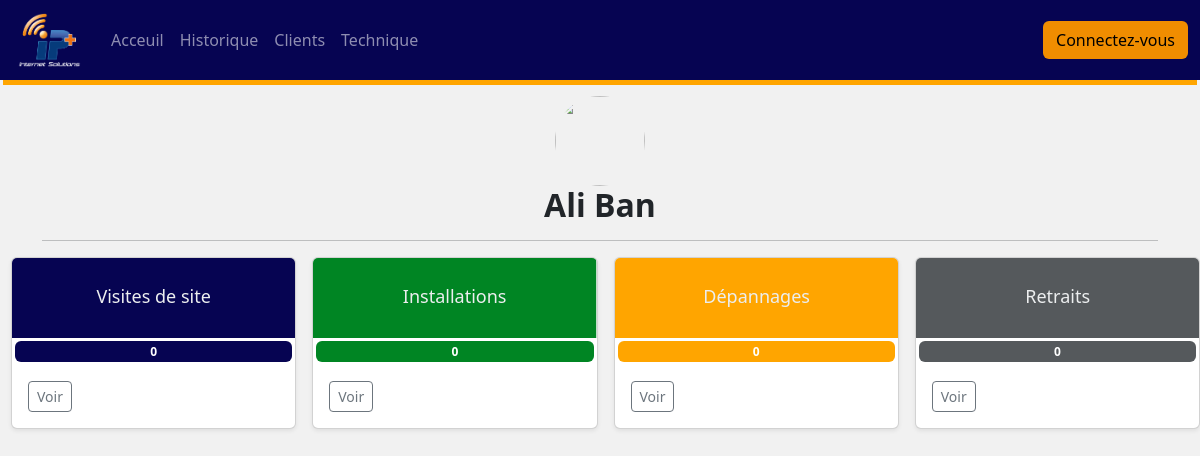
The app's page /info/5, older data.
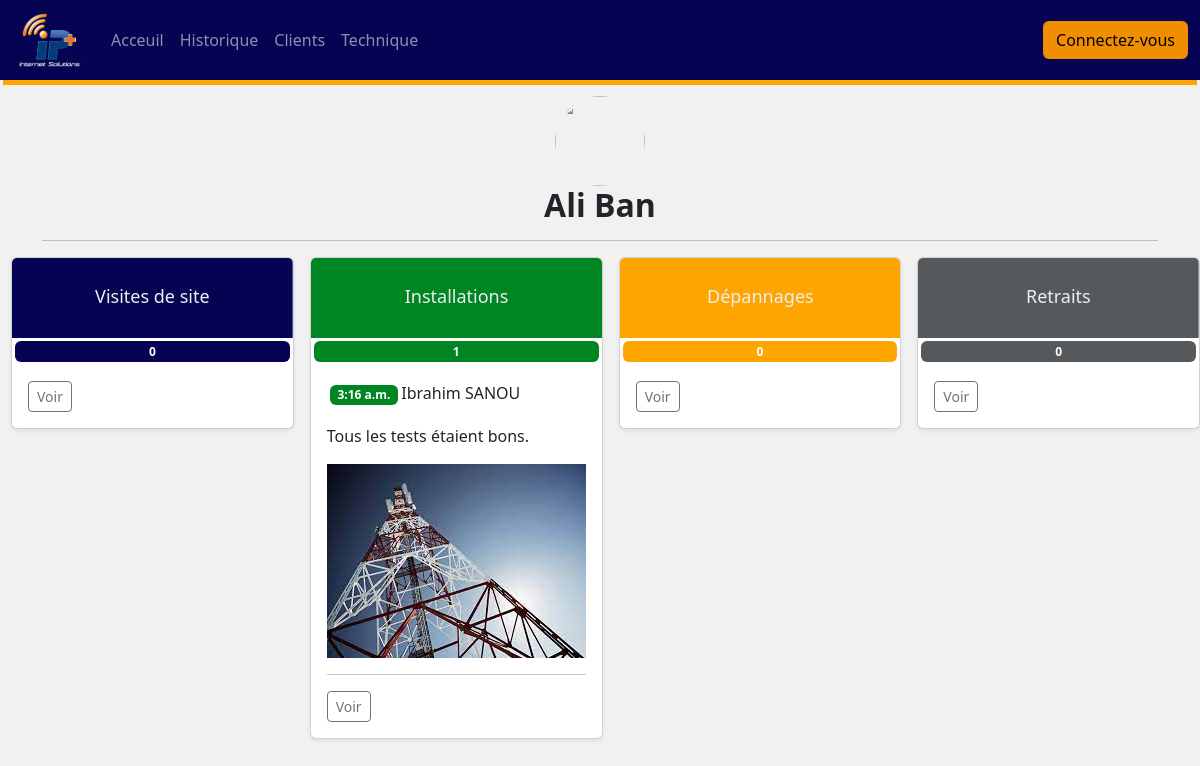
The same page, newer data.
### home/models.py (models this page shows, shortened)
class Installation(models.Model):
    date = models.DateField(auto_now_add=True)
    heure = models.TimeField(auto_now_add=True)
    comment = models.TextField(max_length=250)
    etat = models.CharField(max_length=4,choices=choix, default="oui")
    employe = models.ManyToManyField(Employe, blank=True)
    client = models.OneToOneField(Client,on_delete=models.CASCADE)
    caractéristique = models.ImageField(null=True)
    mat = models.ImageField(null=True)

class Client(models.Model):
    first_name = models.CharField(max_length=30)
    last_name = models.CharField(max_length=40)
    phone_number = models.IntegerField()

### home/views.py (the view)
# urls.py: path('info/<int:id>', views.infoActEmploy, name='infoActEmploy'),
def infoActEmploy(request,id):
    visite = Visite.objects.filter(employe__pk=id,date=datetime.now())
    installation = Installation.objects.filter(employe__pk=id,date=datetime.now())
    depannage = Depannage.objects.filter(employe__pk=id,date=datetime.now())
    retrait = Retrait.objects.filter(employe__pk=id,date=datetime.now())
    user = Employe.objects.filter(pk=id)
    context = {
        'visites' : visite,
        'nbr_visite' : len(visite),
        'installations' : installation,
        'nbr_installation' : len(installation),
        'depannages' : depannage,
        'nbr_depannage' : len(depannage),
        'retraits' : retrait,
        'nbr_retrait' : len(retrait),
        'user' : user[0]
    }
    return render(request, 'home/infoActEmploy.html',context)

### home/templates/home/infoActEmploy.html (shortened to what this page needs)
{% extends './base.html' %}
{% load static %}
    {% block content %}
        <br><br><br><br>
            <div class="container team">
                    <div class="col ajust">
                        <img src={% static 'image/perso.png' %}  alt="" class="profil2">
                      <h2>{{ user.first_name }} {{ user.last_name }}</h2>
                    </div>
                    <hr>
                </div>
            <div class="album  gris">
              <div>
                <div class="row g-3" style="margin-left: 3px ;">
                  <div class="col">
                    <div class="card shadow-sm">
                      <svg class="bd-placeholder-img card-img-top" width="100%" height="80" xmlns="http://www.w3.org/2000/svg" role="img" aria-label="Placeholder: Thumbnail" preserveAspectRatio="xMidYMid slice" focusable="false"><title>Placeholder</title><rect width="100%" height="100%" fill="#060452"/><text x="50%" y="50%" fill="#eceeef" dy=".3em">Visites de site<span class="badge bleu">{{nbr_visite}}</span></text></svg>
                      <div class="card-body">
                        <a href="{% url 'historique'%}#v"><button type="button" class="btn btn-sm btn-outline-secondary">Voir</button></a>
                      </div>
                    </div>
                  </div>
                  <div class="col">
                    <div class="card shadow-sm">
                      <svg class="bd-placeholder-img card-img-top" width="100%" height="80" xmlns="http://www.w3.org/2000/svg" role="img" aria-label="Placeholder: Thumbnail" preserveAspectRatio="xMidYMid slice" focusable="false"><title>Placeholder</title><rect width="100%" height="100%" fill="#008523"/><text x="50%" y="50%" fill="#eceeef" dy=".3em">Installations<span class="badge vert">{{nbr_installation}}</span></text></svg>
                      <div class="card-body">
                      {% for installation in installations %}
                        <p class="nomClient"><span class="badge vert">{{ installation.heure }}</span>{{ installation.client.first_name }} {{ installation.client.last_name }}</p>
                        <p class="card-text">{{ installation.comment }}</p>
                        <img src={% static 'image/pylone.jpg' %}>
                        <hr>
                      {% endfor %}
                        <a href="{% url 'historique'%}#i"><button type="button" class="btn btn-sm btn-outline-secondary">Voir</button></a>
                      </div>
                    </div>
                  </div>
                  <div class="col">
                    <div class="card shadow-sm">
                      <svg class="bd-placeholder-img card-img-top" width="100%" height="80" xmlns="http://www.w3.org/2000/svg" role="img" aria-label="Placeholder: Thumbnail" preserveAspectRatio="xMidYMid slice" focusable="false"><title>Placeholder</title><rect width="100%" height="100%" fill="orange"/><text x="50%" y="50%" fill="#eceeef" dy=".3em">Dépannages<span class="badge orange">{{nbr_depannage}}</span></text></svg>
                      <div class="card-body">
                         <a href="{% url 'historique'%}#d"><button type="button" class="btn btn-sm btn-outline-secondary">Voir</button></a>
                      </div>
                    </div>
                  </div>
                  <div class="col">
                    <div class="card shadow-sm">
                      <svg class="bd-placeholder-img card-img-top" width="100%" height="80" xmlns="http://www.w3.org/2000/svg" role="img" aria-label="Placeholder: Thumbnail" preserveAspectRatio="xMidYMid slice" focusable="false"><title>Placeholder</title><rect width="100%" height="100%" fill="#55595c"/><text x="50%" y="50%" fill="#eceeef" dy=".3em">Retraits<span class="badge rouge">{{nbr_retrait}}</span></text></svg>
                      <div class="card-body">
                        <a href="{% url 'historique'%}#r"><button type="button" class="btn btn-sm btn-outline-secondary">Voir</button></a>
                      </div>
                    </div>
                  </div>
                </div>
              </div>
            </div>
    {% endblock %}>

Row changes from the older to the newer data that the page shows:
added Installation: heure "3:16 a.m.", client.first_name "Ibrahim", client.last_name "SANOU", comment "Tous les tests étaient bons."
Text that changed along with them:
{{ nbr_installation }}: "0" → "1"
